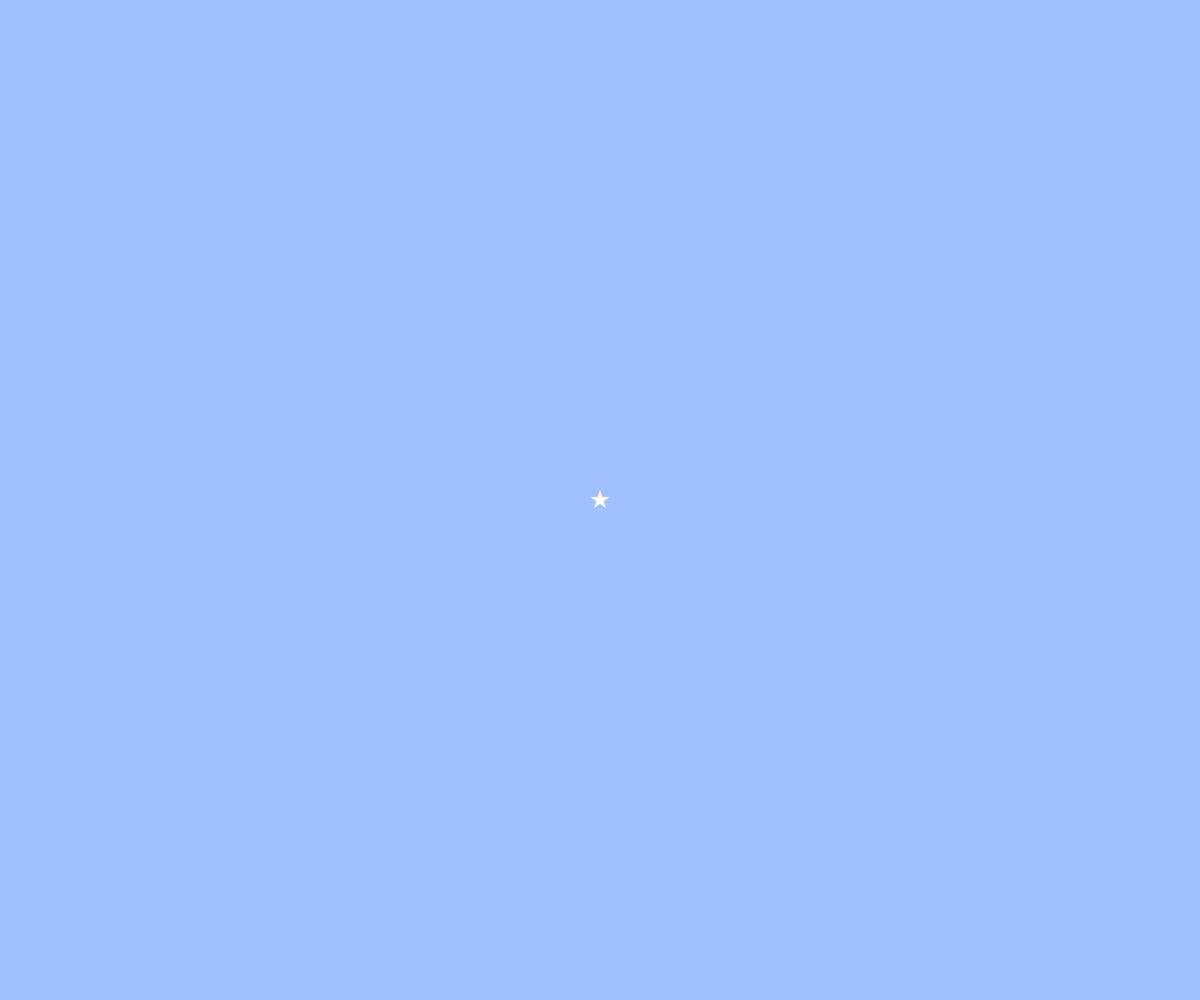
Frame 1 (no input)
Frame 60 (no input): blank canvas, image omitted
Frame 120 (the mouse pressed at the canvas centre since frame 60): blank canvas, image omitted

The p5.js sketch that drew this single still picture (run headless with seeded random() and noise() and a simulated clock; from frame 60 on, the mouse is pressed at the canvas centre):

// p5.js sketch
// ── sketch.js
// テキスト「アニメーション」
let x, y, vx, vy,angle;

function setup(){
  createCanvas(windowWidth, windowHeight);
  x = width / 2;
  y = height / 2;
  vx = 8;
  vy = 8;
  angle=0
}

function draw(){
  background(160, 192, 255);
  // BLANK[2] (hint: 作った star 関数を使います)
noStroke();
fill(255,255,255)
star(x,y,10,angle);
x+=vx
y-=vy
angle+=20;

  // 端の処理パターン (1) 反対側から出てくる
  if(x > width){ x = 0; }
  else if(x < 0){ x = width; }
  if(y > height){ y = 0; }
  if(y < 0){ y = height; }
}

function star(cx, cy, r, angle){
  beginShape();
  for(var i = 0; i < 20; i++){
    var theta = TWO_PI * i * 2 / 5 - HALF_PI;

    // BLANK[1] (hint: angle 分だけ星を回転させるには？)
theta+=angle
    var x = cx + cos(theta) * r;
    var y = cy + sin(theta) * r;
    vertex(x,y);
  }
  endShape(CLOSE);
}

function windowResized(){
  resizeCanvas(windowWidth, windowHeight);
}
